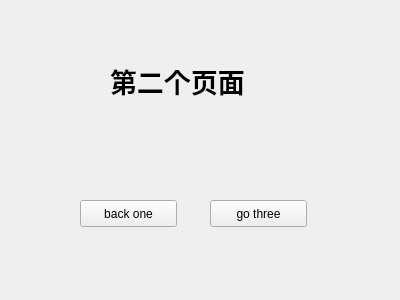
<?xml version="1.0" encoding="UTF-8"?>
<ui version="4.0">
 <class>twoForm</class>
 <widget class="QWidget" name="twoForm">
  <property name="geometry">
   <rect>
    <x>0</x>
    <y>0</y>
    <width>400</width>
    <height>300</height>
   </rect>
  </property>
  <property name="windowTitle">
   <string>Form</string>
  </property>
  <widget class="QPushButton" name="btn_backone">
   <property name="geometry">
    <rect>
     <x>80</x>
     <y>200</y>
     <width>97</width>
     <height>27</height>
    </rect>
   </property>
   <property name="text">
    <string>back one</string>
   </property>
  </widget>
  <widget class="QPushButton" name="btn_gothree">
   <property name="geometry">
    <rect>
     <x>210</x>
     <y>200</y>
     <width>97</width>
     <height>27</height>
    </rect>
   </property>
   <property name="text">
    <string>go three</string>
   </property>
  </widget>
  <widget class="QLabel" name="label">
   <property name="geometry">
    <rect>
     <x>110</x>
     <y>40</y>
     <width>151</width>
     <height>81</height>
    </rect>
   </property>
   <property name="font">
    <font>
     <pointsize>20</pointsize>
     <weight>75</weight>
     <bold>true</bold>
    </font>
   </property>
   <property name="text">
    <string>第二个页面</string>
   </property>
  </widget>
 </widget>
 <resources/>
 <connections/>
</ui>
